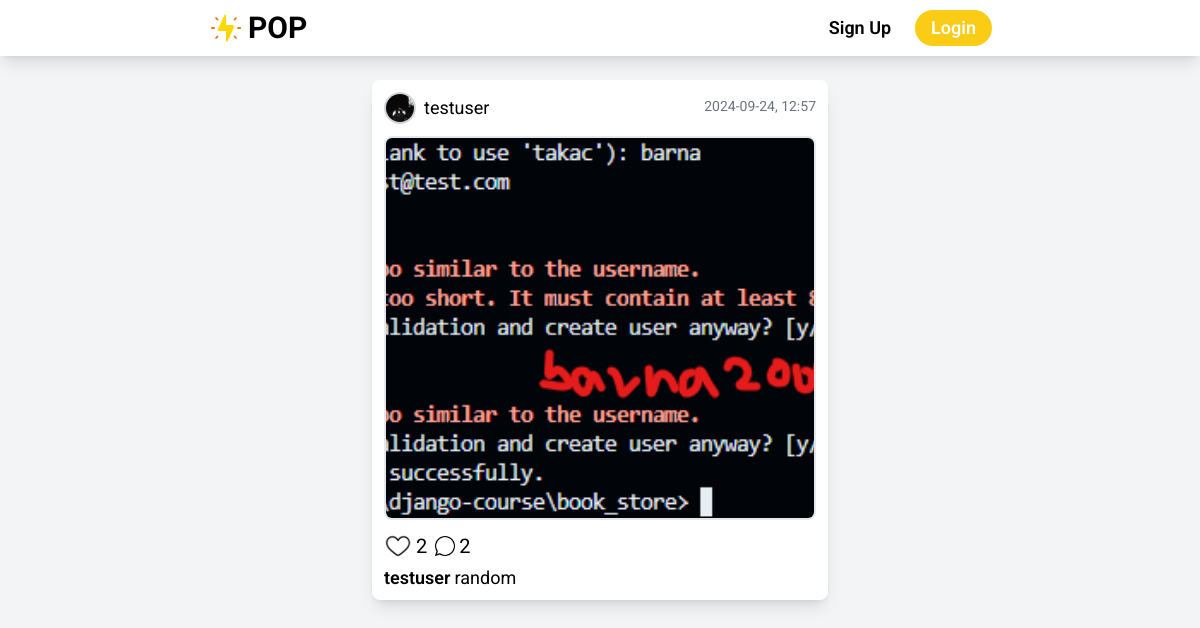
Page /posts/detail/7/ on the committed database.
### posts/models.py (models this page shows, shortened)
class Post(models.Model):
    author = models.ForeignKey(
        User, on_delete=models.CASCADE, related_name='posts')
    content = models.TextField()
    image = models.ImageField(upload_to='post_images/', blank=True, null=True)
    created_at = models.DateTimeField(auto_now_add=True)

### users/models.py (models this page shows, shortened)
class Profile(models.Model):
    user = models.OneToOneField(
        User, on_delete=models.CASCADE, related_name='user_profile')
    bio = models.TextField(blank=True)
    profile_picture = models.ImageField(
        upload_to='profile_pictures/', null=True)

### posts/views.py (the view)
# urls.py: path('detail/<int:pk>/', views.PostDetailView.as_view(), name='detail')
class PostDetailView(DetailView):
    model = Post
    template_name = 'posts/post_detail.html'
    context_object_name = 'post'
    def get_context_data(self, **kwargs):
        context = super().get_context_data(**kwargs)
        post = self.get_object()
        context['comment_form'] = CommentForm()
        context['comments'] = Comment.objects.select_related(
            'author').filter(post=post)
        if self.request.user.is_authenticated:
            context['user_liked'] = Like.objects.filter(
                post=post, user=self.request.user).exists()
        return context
    def post(self, request, *args, **kwargs):
        post = self.get_object()
        comment_form = CommentForm(request.POST)
        if comment_form.is_valid():
            new_comment = comment_form.save(commit=False)
            new_comment.author = request.user
            new_comment.post = post
            new_comment.save()
        return redirect(reverse('posts:detail', kwargs={'pk': post.id}))

### posts/templates/posts/post_detail.html (shortened to what this page needs)
{% extends "core/base.html" %}
{% block content %}
<div>
    {% include "core/post.html" with post=post redirection='detail' %}
</div>
{% endblock content %}

### core/templates/core/post.html (shortened to what this page needs)
{% load static %}
<div class="px-3 py-2 shadow-lg rounded-lg mb-6 bg-white">
    <div class="flex items-center w-full justify-between">
        <div class="mt-1">
            <a href="{% url "users:profile" post.author.username %}" class="flex items-center ">
            {% if post.author.user_profile.profile_picture %}
            <div class="w-8 h-8 rounded-full overflow-hidden mr-2 border-2 border-gray-300">
                <img class="w-full h-full object-cover object-center aspect-square" src="{{ post.author.user_profile.profile_picture.url }}">
            </div>
            {% else %}
            <div class="w-8 h-8 rounded-full overflow-hidden mr-2 border-2 border-gray-300">
                <img class="w-full h-full object-cover object-center aspect-square" src="{% static "user2.png" %}">
            </div>
            {% endif %}
            <h2 class="text-lg">{{ post.author }}</h2>
            </a>
        </div>
        <p class="text-sm text-gray-500">{{ post.created_at|date:"Y-m-d, H:i" }}</p>
    </div>
    <img class="h-96 w-full aspect-square object-cover my-3 rounded-lg border-2" src="{{ post.image.url }}">
    <div class="flex items-center mb-1">
        <form method="post" action="{% url 'posts:like' post.id redirection|default:"index" %}" class="inline-flex">
            <button type="submit" class="like-button">
                {% if post.user_liked or user_liked %}
                    <img class="h-7 mr-1" src="{% static "heart-full.png" %}">
                {% else %}
                    <img class="h-7 mr-1" src="{% static "heart.png" %}">
                {% endif %}
            </button>
        </form>
        <button class="text-xl mr-2" id="showLikedUsers-{{ post.id }}">{{ post.likes.count }}</button>
        <div class="flex items-center">
            <button id="showCommentModal-{{ post.id }}" class="flex items-center comment-button">
                <img class="h-5 mr-1" src="{% static "chat3.png" %}">
                <p class="text-xl">{{ post.comment.count }}</p>
            </button>
        </div>
    </div>
    <div class="flex">
        <a class="mr-1" href="{% url "users:profile" post.author.username %}">
            <p class="text-lg font-semibold">{{ post.author }}</p>
        </a>
        <p class="text-lg">{{ post.content }}</p>
    </div>
</div>

### rows in the picture
Post: author.user_profile.profile_picture (picture), author "testuser", created_at "2024-09-24, 12:57", image (picture), likes.count "2", comment.count "2", content "random"
